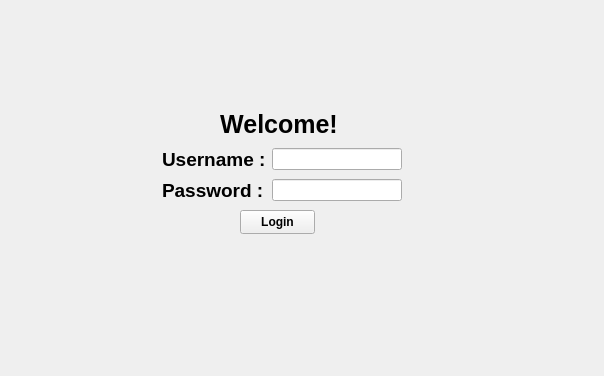
<?xml version="1.0" encoding="UTF-8"?>
<ui version="4.0">
 <class>login</class>
 <widget class="QWidget" name="login">
  <property name="geometry">
   <rect>
    <x>0</x>
    <y>0</y>
    <width>604</width>
    <height>376</height>
   </rect>
  </property>
  <property name="windowTitle">
   <string>Form</string>
  </property>
  <widget class="QLabel" name="welocme_label_login">
   <property name="enabled">
    <bool>true</bool>
   </property>
   <property name="geometry">
    <rect>
     <x>220</x>
     <y>110</y>
     <width>118</width>
     <height>28</height>
    </rect>
   </property>
   <property name="sizePolicy">
    <sizepolicy hsizetype="Expanding" vsizetype="Expanding">
     <horstretch>0</horstretch>
     <verstretch>0</verstretch>
    </sizepolicy>
   </property>
   <property name="font">
    <font>
     <family>Arial</family>
     <pointsize>19</pointsize>
     <bold>true</bold>
    </font>
   </property>
   <property name="text">
    <string>Welcome!</string>
   </property>
   <property name="alignment">
    <set>Qt::AlignmentFlag::AlignCenter</set>
   </property>
  </widget>
  <widget class="QPushButton" name="login_button">
   <property name="geometry">
    <rect>
     <x>240</x>
     <y>210</y>
     <width>75</width>
     <height>24</height>
    </rect>
   </property>
   <property name="font">
    <font>
     <bold>true</bold>
    </font>
   </property>
   <property name="text">
    <string>Login</string>
   </property>
  </widget>
  <widget class="QWidget" name="">
   <property name="geometry">
    <rect>
     <x>162</x>
     <y>146</y>
     <width>240</width>
     <height>60</height>
    </rect>
   </property>
   <layout class="QGridLayout" name="gridLayout">
    <item row="0" column="0">
     <widget class="QLabel" name="username_label_login">
      <property name="font">
       <font>
        <pointsize>14</pointsize>
        <bold>true</bold>
       </font>
      </property>
      <property name="text">
       <string>Username :</string>
      </property>
     </widget>
    </item>
    <item row="0" column="1">
     <widget class="QLineEdit" name="username_lineedit_login">
      <property name="text">
       <string/>
      </property>
     </widget>
    </item>
    <item row="1" column="0">
     <widget class="QLabel" name="password_label_login">
      <property name="font">
       <font>
        <pointsize>14</pointsize>
        <bold>true</bold>
       </font>
      </property>
      <property name="text">
       <string>Password :</string>
      </property>
     </widget>
    </item>
    <item row="1" column="1">
     <widget class="QLineEdit" name="password_lineedit_login"/>
    </item>
   </layout>
  </widget>
 </widget>
 <resources/>
 <connections/>
</ui>
